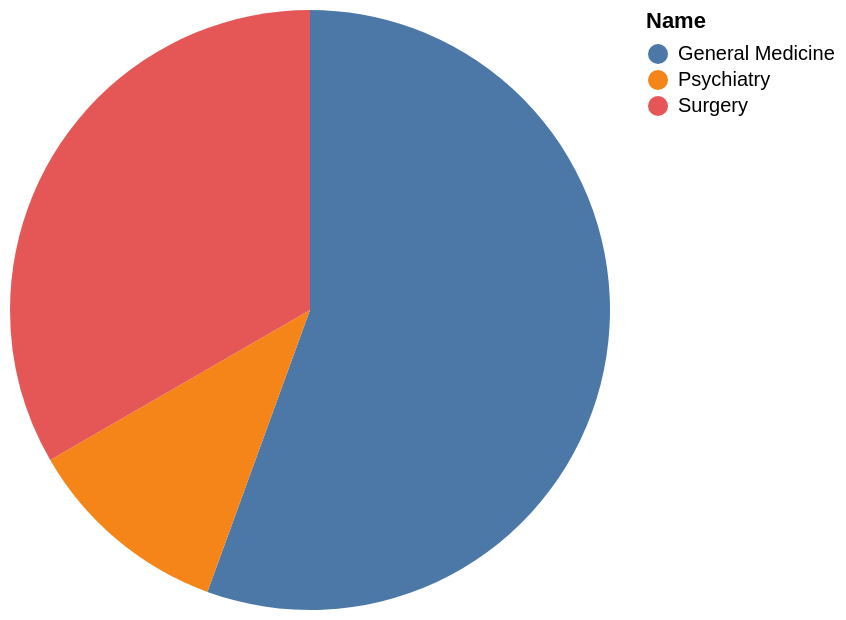

Specify this chart in Vega-Lite:
### Vega-Lite specification from a JSON file in a GitHub repository (floating-point values rounded to 4 significant figures)
{"data": {"values": [{"x_data": "General Medicine", "y_data": 5}, {"x_data": "Psychiatry", "y_data": 1}, {"x_data": "Surgery", "y_data": 3}]}, "mark": "arc", "encoding": {"theta": {"field": "y_data", "type": "quantitative", "title": "COUNT(Name)"}, "color": {"field": "x_data", "type": "nominal", "title": "Name"}}}
